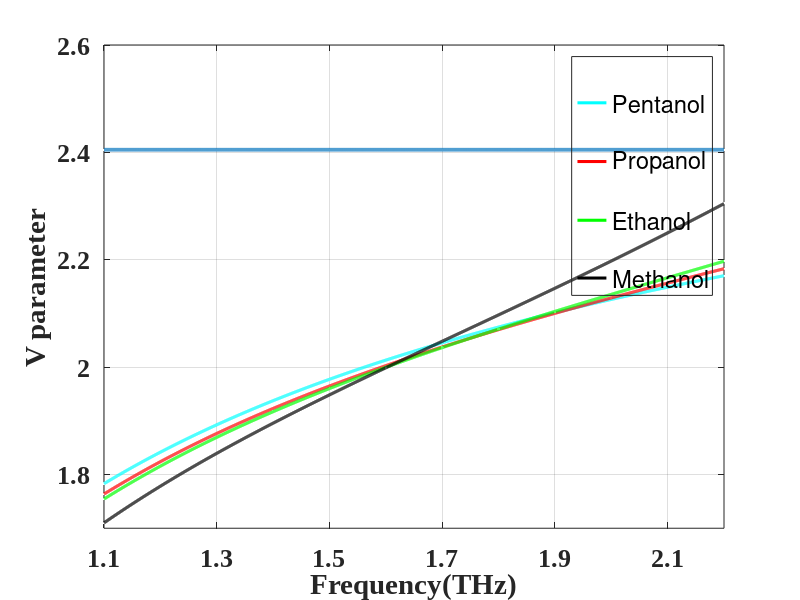

Write the MATLAB code that produced this figure.
%%%%%%%%%%%%%%%%%%%%%%%%%%%%pentanol
start_1_lam1=[
    1.1
    1.2
    1.3
    1.4
    1.5
    1.6
    1.7
    1.8
    1.9
    2.0
    2.1
    2.2  
];

%FUNDAMENTAL MODE imaginary part
start_1_img=[
    1.7829709491667853
    1.8416079721884748       
    1.8926270162007386       
    1.9375127577044648       
    1.977375814391533        
    2.0130903796949164       
    2.0453323586025327       
    2.07463641510593         
    2.1014663029881846       
    2.1261552685223406       
    2.149011132143834        
    2.170288251401624        
    ];

  x=1.1:0.0005:2.2;
  y=interp1(start_1_lam1,start_1_img,x,'spline');
plot(start_1_lam1,start_1_img,'.w',x,y,'cyan','LineWidth',2.2);
hold on

%%%%%%%%%%%%%%%%%%%%%%%%%%%%%%propanol
start_5_lam1=[
    1.1
    1.2
    1.3
    1.4
    1.5
    1.6
    1.7
    1.8
    1.9
    2.0
    2.1
    2.2 
];

%FUNDAMENTAL MODE imaginary part
start_5_img=[
    1.7637184810209143
    1.8238887802213752       
    1.8764723750517383       
    1.9230529083194          
    1.9648284441972288       
    2.0027523557234366       
    2.0375725657289476       
    2.0698909170358744       
    2.1002402557312645       
    2.1290166441276552       
    2.1565959492502036       
    2.1833023908128357       
];

  x=1.1:0.0005:2.2;
  y=interp1(start_5_lam1,start_5_img,x,'spline');
plot(start_5_lam1,start_5_img,'.w',x,y,'red','LineWidth',2.2);
hold on


%%%%%%%%%%%%%%%%%%%%%%%%%%%%%%ethanol
start_6_lam1=[
    1.1
    1.2
    1.3
    1.4
    1.5
    1.6
    1.7
    1.8
    1.9
    2.0
    2.1
    2.2  
];

%FUNDAMENTAL MODE imaginary part
start_6_img=[
   1.7544135454991157
   1.815611508244452        
   1.8692792475995363       
   1.9170589056787866       
   1.960203250695345        
   1.9997180731832882       
   2.0364013626654636       
   2.0709035237775852       
   2.1038280171190142       
   2.1355599369789195       
   2.16658432548202         
   2.197257542289035        
];

  x=1.1:0.0005:2.2;
  y=interp1(start_6_lam1,start_6_img,x,'spline');
plot(start_6_lam1,start_6_img,'.w',x,y,'green','LineWidth',2.2);
hold on

%%%%%%%%%%%%%%%%%%%%%%%%%%%%%%HCN
start_7_lam1=[
    1.1
    1.2
    1.3
    1.4
    1.5
    1.6
    1.7
    1.8
    1.9
    2.0
    2.1
    2.2 
];

%FUNDAMENTAL MODE imaginary part
start_7_img=[
   1.709994041356141
   1.7782410006182356       
   1.8394762048080313       
   1.895658690463012        
   1.94834412052018         
   1.998828522815728        
   2.048175564752772        
   2.097269826908839        
   2.1469412710211873       
   2.19768025658925         
   2.250096338334071        
   2.3045414793139956       
];
 
  x=1.1:0.0005:2.2;
  y=interp1(start_7_lam1,start_7_img,x,'spline');
plot(start_7_lam1,start_7_img,'.w',x,y,'black','LineWidth',2.2);
hold on

start_7_lam1=[
    1.1
    1.2
    1.3
    1.4
    1.5
    1.6
    1.7
    1.8
    1.9
    2.0
    2.1
    2.2 
];

%FUNDAMENTAL MODE imaginary part
start_7_img=[
  2.405
  2.405
  2.405
  2.405
  2.405
  2.405
  2.405
  2.405
  2.405
  2.405
  2.405
  2.405
];
 
  x=1.1:0.0005:2.2;
  y=interp1(start_7_lam1,start_7_img,x,'spline');
plot(start_7_lam1,start_7_img,'.w',x,y,'LineWidth',2.6);


set(gca,'FontSize',12,'FontName','Times New Roman','fontweight','b','xtick',[1.1:0.2:2.2])
%set(gca,'FontSize',12,'FontName','Times New Roman','fontweight','b','ytick',[1.6:0.2:2.6])
xlabel('Frequency(THz)','FontSize',18);
ylabel('V parameter','FontSize',18);
ylim([1.7 2.6]);
xlim([1.1 2.2]);
set(gca,'FontSize',19); % size of tick marks on both axes
lgnd=legend(' ','Pentanol',' ','Propanol',' ','Ethanol',' ','Methanol');
set(lgnd,'color','none');
grid on